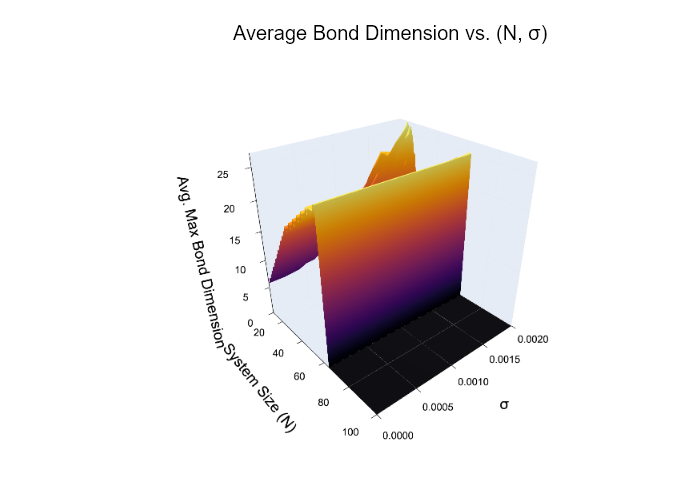

Julia code for this plot:
using JLD2, Plots, Colors

filename = joinpath(@__DIR__, "surface_plot_sigma_data.jld2")

function load_data_and_plot(data_file)
    println("Loading data from $data_file...")
    if !isfile(data_file)
        println("Error: Data file '$data_file' not found.")
        println("Please run 'surface_plot_sigma.jl' first to generate the data.")
        return 
    end
    
    data = load(data_file)
    avg_bond_dims = data["avg_bond_dims"]
    N_range = data["N_range"]
    sigma_range = data["sigma_range"]

    N_values = collect(N_range)
    sigma_values = collect(sigma_range)

    plotlyjs() 
    

    plt = plot(N_values[1:56], sigma_values, avg_bond_dims'[:, 1:56],
        st=:surface,
        title="Average Bond Dimension vs. (N, σ)",
        xlabel="System Size (N)",
        ylabel="σ",
        zlabel="Avg. Max Bond Dimension",
        camera=(0, 30),
        c=cgrad(:inferno),
        legend=false
    )
     
    output_filename = joinpath(@__DIR__, "surface_plot_sigma_plot.png")
    savefig(plt, output_filename)
    println("Plot saved successfully to $output_filename")
end

println("--- Loading and Plotting from File ---")
load_data_and_plot(filename)
println("Plotting script finished.\n")